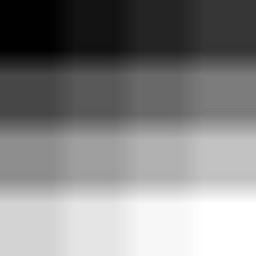
#> input picture Exercicios/# 2 - Ruído e Realce/Realce/eGaussian.jpg, 256 x 256 px, found by its file name
$ jupyter execute corretorGama2.ipynb
#> lines starting #> are read from the running program, lines starting #| are printed output that depends on the picture; after the words box and inside, x2 and y2 are one past the last pixel; in counts of white or black regions, pixels touching at a corner belong together; long printed decimals are rounded
[cell 1]
# Usei uma função para calcular a correção gama
# Depois utilizei um laço 'for' para percorrer os valores dado pelo professor e trazer as imagens
# Em relação as métricas não tenho certeza de estarem corretas, Jaccard e erro médio quadrático
# A imagem que usei foi do exercício 6 e tinha realizado uma transformação nem em gaussian


import cv2
import numpy as np
from matplotlib import pyplot as plt

def gama(img, c=1):

    invGama = 1 / c
    correcao_gama = np.array([((i / 255) ** invGama) * 255 for i in np.arange(0, 256)]).astype("uint8")

    return cv2.LUT(imagem, correcao_gama)

imagem = cv2.imread('egaussian.jpg', 1)
#> imagem is the input picture: shape (256, 256, 3); min 0, max 255, mean 132.5


def jaccard_binary(x, y):
    intersection = np.logical_and(x, y)
    union = np.logical_or(x, y)
    similiaridade = intersection.sum() / float(union.sum())


    return similiaridade


for i in [0.04, 0.4, 2.5, 10]:

    plt.axis("off")
    imagem1 = gama(imagem, i)
    plt
    img = np.hstack((imagem, imagem1))
    plt.title("       Original                     Correção Gama")
    similarity = jaccard_binary(imagem, imagem1)
    emq = np.square(np.subtract(imagem, imagem1)).mean()
    plt.imshow(cv2.cvtColor(img, cv2.IMREAD_GRAYSCALE))
    plt.show()
    print('Coeficiente de jaccard = ', similarity)
    print('Erro médio quadrático = ', emq)
#> this loop made 4 passes
#> (similiaridade in jaccard_binary, similarity, emq) on passes 1 to 4: (0.249, 0.249, 98.68), (0.889, 0.889, 121.2), (1, 1, 118.7), (1, 1, 98.55)
#| Coeficiente de jaccard =  0.2495
#| Erro médio quadrático =  98.676
#| Coeficiente de jaccard =  0.8892
#| Erro médio quadrático =  121.223
#| Coeficiente de jaccard =  1.0
#| Erro médio quadrático =  118.675
#| Coeficiente de jaccard =  1.0
#| Erro médio quadrático =  98.548
#> pass 1, `imagem1 = gama(imagem, i)`:
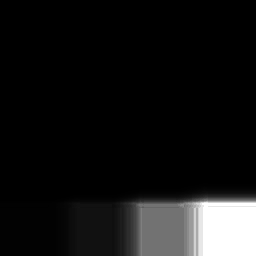
#> imagem1: shape (256, 256, 3); min 0, max 255, mean 20.5
#> pass 1, `img = np.hstack((imagem, imagem1))`:
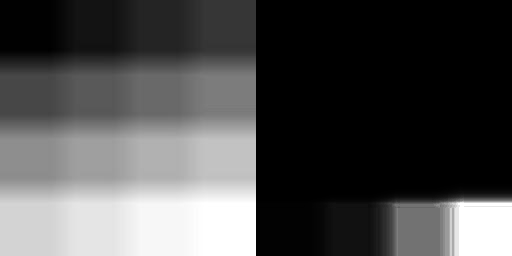
#> img: shape (256, 512, 3); min 0, max 255, mean 76.5
#> pass 1, in jaccard_binary, `intersection = np.logical_and(x, y)`:
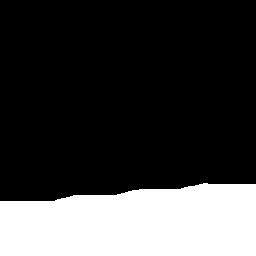
#> intersection: shape (256, 256, 3) bool; 24.9% white; 1 white region, box (x1, y1, x2, y2) and area: (0, 183, 256, 256) 16346
#> pass 1, in jaccard_binary, `union = np.logical_or(x, y)`:
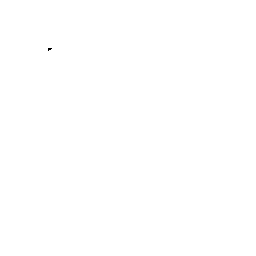
#> union: shape (256, 256, 3) bool; 100% white; black in thin lines or dots, all inside (x1, y1, x2, y2) = (48, 48, 52, 51)
#> pass 2, `plt.show()`:
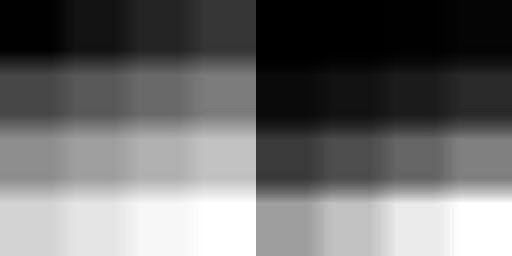
#> shown: shape (256, 512, 4); mean R, G, B, A 106.9, 106.9, 106.9, 255
#> after the loop:
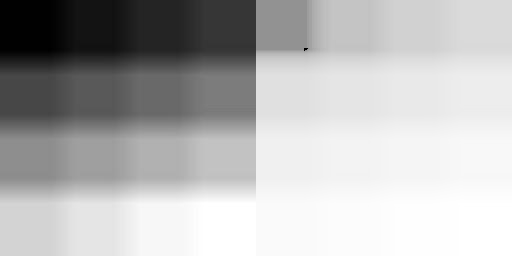
#> img: shape (256, 512, 3); min 0, max 255, mean 181.7

$ run again, with Exercicios/# 2 - Ruído e Realce/Realce/Moon.bmp saved as Exercicios/# 2 - Ruído e Realce/Realce/eGaussian.jpg
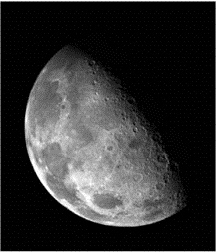
#> input picture Exercicios/# 2 - Ruído e Realce/Realce/Moon.bmp, 216 x 252 px, found by its file name
#> imagem is the input picture: shape (252, 216, 3); min 0, max 255, mean 48.1
#> the loop `for i in [0.04, 0.4, 2.5, 10]: ` made 4 passes
#> (similiaridade in jaccard_binary, similarity, emq) on passes 1 to 4: (0.0373, 0.0373, 44.04), (0.577, 0.577, 48.06), (1, 1, 75.21), (1, 1, 60.89)
#> (printed output is left out)
#> pass 1, in jaccard_binary, `union = np.logical_or(x, y)`:
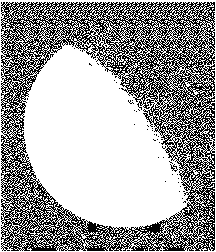
#> union: shape (252, 216, 3) bool; 63% white; black in thin lines or dots
#> after the loop `for i in [0.04, 0.4, 2.5, 10]:`:
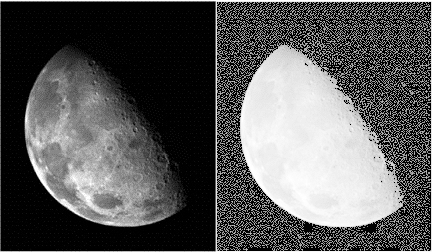
#> img: shape (252, 432, 3); min 0, max 255, mean 88.2

$ run again, with Exercicios/# 2 - Ruído e Realce/Realce/frutas.bmp saved as Exercicios/# 2 - Ruído e Realce/Realce/eGaussian.jpg
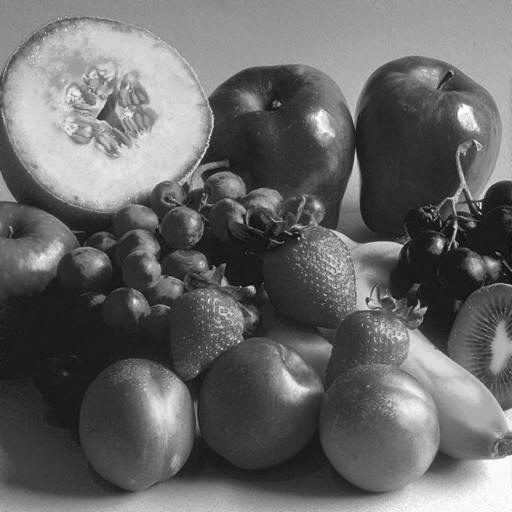
#> input picture Exercicios/# 2 - Ruído e Realce/Realce/frutas.bmp, 512 x 512 px, found by its file name
#> imagem is the input picture: shape (512, 512, 3); min 0, max 255, mean 103.9
#> the loop `for i in [0.04, 0.4, 2.5, 10]: ` made 4 passes
#> (similiaridade in jaccard_binary, similarity, emq) on passes 1 to 4: (0.0758, 0.0758, 115), (0.952, 0.952, 127.5), (1, 1, 113.4), (1, 1, 103.5)
#> (printed output is left out)
#> pass 1, in jaccard_binary, `intersection = np.logical_and(x, y)`:
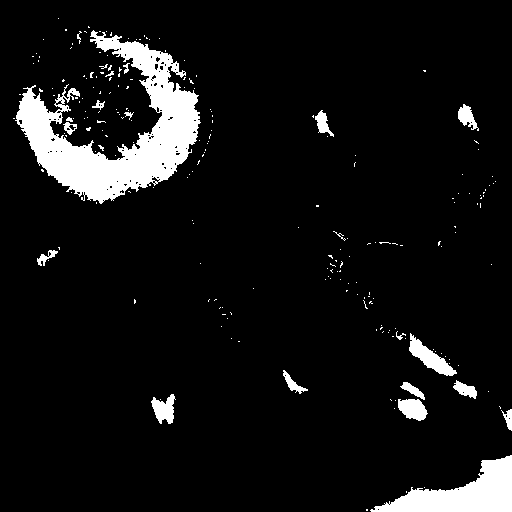
#> intersection: shape (512, 512, 3) bool; 7.6% white; 222 white regions (201 under 20 px), largest, box (x1, y1, x2, y2) and area: (15, 30, 201, 204) 12137, (370, 455, 512, 512) 3803, (409, 333, 457, 376) 729
#> after the loop `for i in [0.04, 0.4, 2.5, 10]:`:
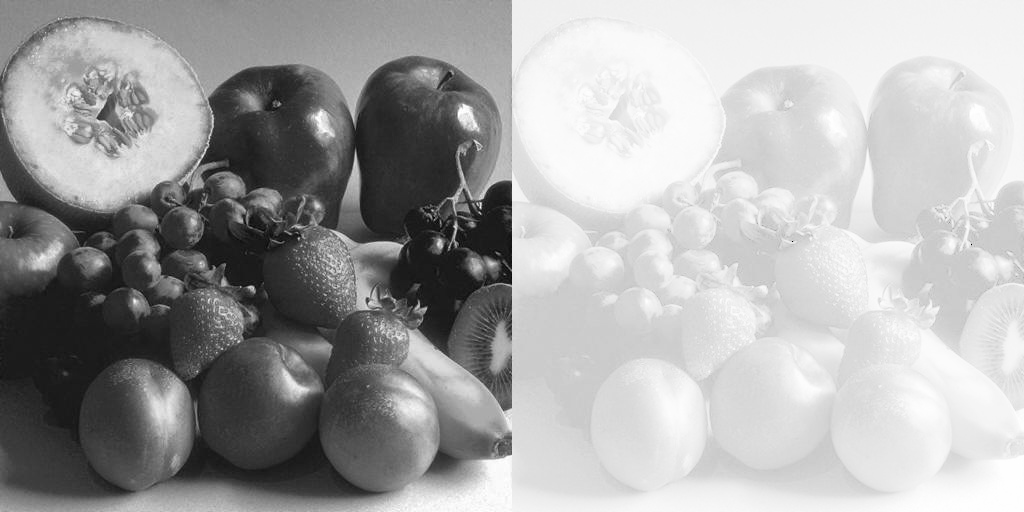
#> img: shape (512, 1024, 3); min 0, max 255, mean 166.2
